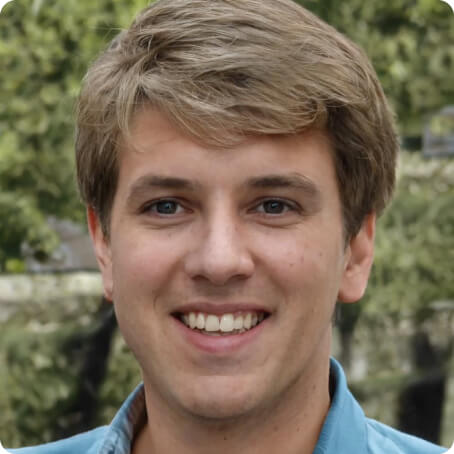
#> input picture Images_Q3/train.jpg, 454 x 454 px
$ python 'Discrete Hopfield Network.py'
#> lines starting #> are read from the running program, lines starting #| are printed output that depends on the picture; after the words box and inside, x2 and y2 are one past the last pixel; in counts of white or black regions, pixels touching at a corner belong together
#!/usr/bin/env python
# coding: utf-8

# # Q3

# In[1]:


from PIL import Image
from skimage import color
from matplotlib import pyplot as plt
from scipy.spatial.distance import hamming
import numpy as np
import random
import copy
import math


# In[2]:


im = Image.open('Images_Q3/train.jpg', 'r')
#> im is the input picture: PIL image 454x454 RGB; mean R, G, B 120.6, 107.4, 86.5
print('Image Size:', im.size)
#| Image Size: (454, 454)
im


# # Part 2
# ## Preprocessing

# In[3]:


# Resizing
im = im.resize((64, 64))
#> im: PIL image 64x64 RGB

#rgb to grayscale
img = im.convert('L')
img


# In[4]:


#getting data from image and converting to Bipolar
def convert_to_bipolar(img_):
    threshold = 120
    pix_val = list(img_.getdata())
#> pix_val = 4096 values, max 230 at index 4095, min 15 at index 3643, mean 108.9
    img_vector = copy.deepcopy(pix_val)
#> img_vector has the same summary as pix_val
    for i in range(len(img_vector)):
        if img_vector[i] >= threshold:
            img_vector[i] = 1
        else:
            img_vector[i] = -1
#> after the loop, img_vector = 4096 values, max 1 at index 0, min -1 at index 2, mean -0.191
    return img_vector

img_vector = convert_to_bipolar(img)


# In[5]:


def num_to_rgb(vector_):
    vector = copy.deepcopy(vector_)
#> vector has the same summary as img_vector in convert_to_bipolar
    result = np.zeros(shape=(len(vector),3))
    for i in range(len(vector)):
        if vector[i] == 1:
            result[i] = (255,255,255)
        elif vector[i] == -1:
            result[i] = (0,0,0)
    return result

def show_image(vector_):
    vector = num_to_rgb(vector_)
    result = np.zeros(shape=(64,64,3))
    for i in range(64):
        for j in range(64):
            result[i][j] = vector[i*64+j]
#> result: shape (64, 64, 3) float64; 40.5% white; 37 white regions (30 under 20 px), largest, box (x1, y1, x2, y2) and area: (0, 16, 62, 64) 959, (6, 0, 53, 15) 264, (46, 40, 64, 64) 154
    plt.figure()
    plt.imshow([list(i) for i in result])

show_image(img_vector)


# # Part 3
# ### Creating Weight Matrix

# In[6]:


weight_matrix = np.zeros((len(img_vector),len(img_vector)))
#> weight_matrix: shape (4096, 4096) float64; every value is 0
def update_weight(img_vector_):
    for i in range(len(img_vector_)):
        for j in range(len(img_vector_)):
            weight_matrix[i][j] += img_vector_[i]*img_vector_[j]
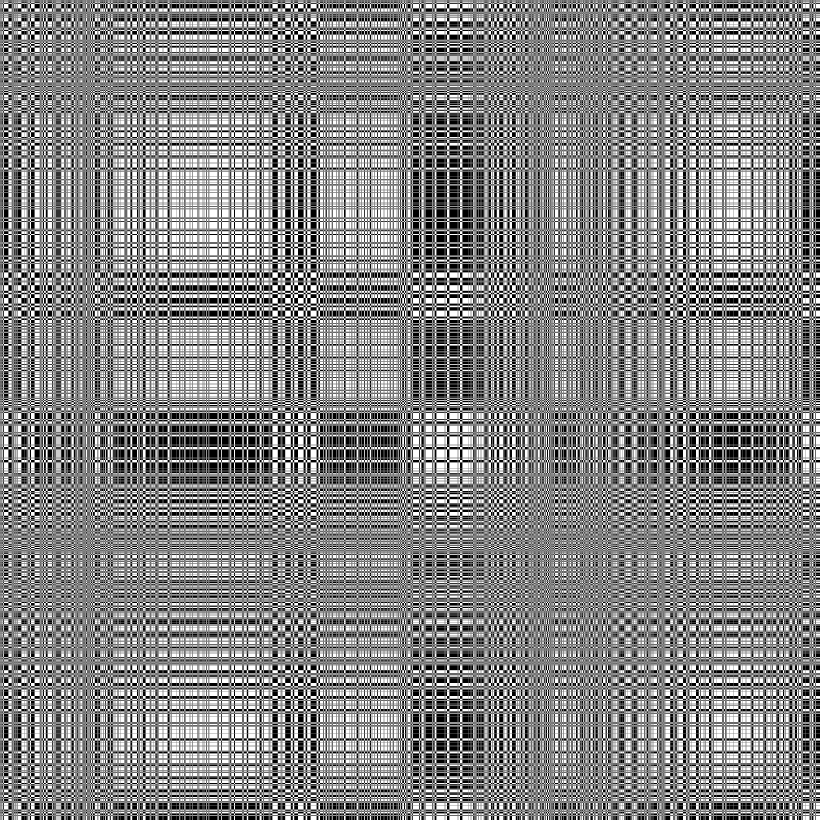
#> weight_matrix: shape (4096, 4096) float64 (shown at 1/5 size); values -1 (black) and 1 (white), 51.8% white; 1 black region, box (x1, y1, x2, y2) and area: (0, 0, 4096, 4096) 8082846

update_weight(img_vector)
P = 1
weight_matrix_modified = weight_matrix - P*np.eye(len(img_vector), dtype=int)
weight_matrix_modified.shape


# # Part 4

# ### Reading and Displaying test Images

# In[22]:


im_test_1 = Image.open('Images_Q3/test1.png', 'r')
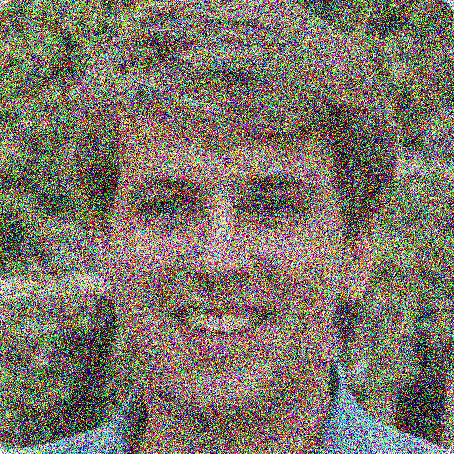
#> input picture Images_Q3/test1.png, 454 x 454 px
#> im_test_1 is the input picture: PIL image 454x454 RGBA; mean R, G, B, A 123.3, 116, 104, 255
im_test_1 = im_test_1.resize((64, 64))
#> im_test_1: PIL image 64x64 RGBA
im_test_1 = im_test_1.convert('L')
#> im_test_1: PIL image 64x64 L
img_vector_test_1 = convert_to_bipolar(im_test_1)
#> img_vector_test_1 = 4096 values, max 1 at index 0, min -1 at index 2, mean -0.0591
show_image(img_vector_test_1)
#> after the loop in show_image (call 2), `for i in range(64):`: result: shape (64, 64, 3) float64; 47% white; 49 white regions (43 under 20 px), largest, box (x1, y1, x2, y2) and area: (0, 0, 64, 64) 1679, (0, 58, 17, 64) 43, (0, 12, 9, 19) 23, (54, 5, 59, 14) 22, (23, 13, 32, 19) 22, (20, 57, 26, 64) 20

im_test_2 = Image.open('Images_Q3/test2.png', 'r')
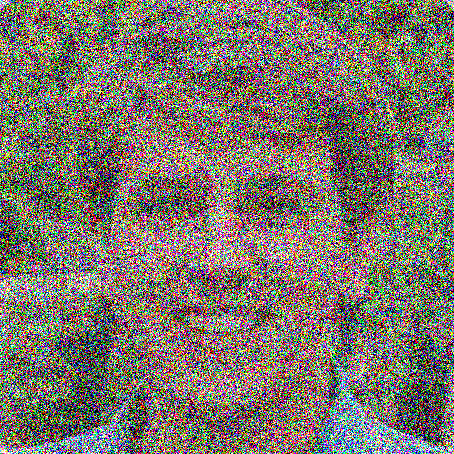
#> input picture Images_Q3/test2.png, 454 x 454 px
#> im_test_2 is the input picture: PIL image 454x454 RGBA; mean R, G, B, A 124, 117.4, 107.1, 255
im_test_2 = im_test_2.resize((64, 64))
#> im_test_2: PIL image 64x64 RGBA
im_test_2 = im_test_2.convert('L')
#> im_test_2: PIL image 64x64 L
img_vector_test_2 = convert_to_bipolar(im_test_2)
#> img_vector_test_2 = 4096 values, max 1 at index 0, min -1 at index 2, mean 0.00293
show_image(img_vector_test_2)
#> after the loop in show_image (call 3), `for i in range(64):`: result: shape (64, 64, 3) float64; 50.1% white; 40 black regions (34 under 20 px), largest, box (x1, y1, x2, y2) and area: (0, 35, 57, 64) 628, (13, 0, 64, 36) 614, (0, 0, 31, 39) 393, (49, 24, 64, 63) 188, (17, 24, 30, 33) 66, (33, 24, 45, 33) 65

im_test_3 = Image.open('Images_Q3/test3.png', 'r')
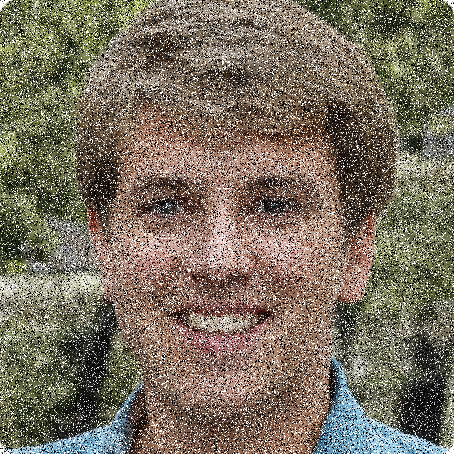
#> input picture Images_Q3/test3.png, 454 x 454 px
#> im_test_3 is the input picture: PIL image 454x454 RGBA; mean R, G, B, A 122.3, 112, 95.7, 255
im_test_3 = im_test_3.resize((64, 64))
#> im_test_3: PIL image 64x64 RGBA
im_test_3 = im_test_3.convert('L')
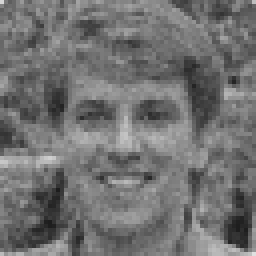
#> im_test_3: PIL image 64x64 L (shown 4 times larger); min 29, max 224, mean 113.2
img_vector_test_3 = convert_to_bipolar(im_test_3)
#> img_vector_test_3 = 4096 values, max 1 at index 0, min -1 at index 2, mean -0.133
show_image(img_vector_test_3)
#> after the loop in show_image (call 4), `for i in range(64):`: result: shape (64, 64, 3) float64; 43.3% white; 37 white regions (31 under 20 px), largest, box (x1, y1, x2, y2) and area: (0, 15, 64, 64) 1175, (4, 0, 58, 15) 325, (55, 15, 64, 30) 69, (0, 57, 18, 64) 41, (0, 3, 8, 12) 35, (0, 16, 7, 24) 20


# ### Discrete Hopfield Net

# In[23]:


def hopfield_net(img_vector_test_):
    hamming_distance_list = []
    x_test = copy.deepcopy(img_vector_test_)
#> x_test has the same summary as img_vector_test_1 outside hopfield_net
    #step 2
    y = x_test
#> y has the same summary as img_vector_test_1 outside hopfield_net
    random_order = random.sample(range(0,len(x_test)), len(x_test))
#> random_order = 4096 values, max 4095 at index 3001, min 0 at index 399, mean 2047.5
    im_pos = 0
    theta = 0.5
    plt.figure(figsize=(64, 64))

    for iteration in range(10*8*50):
        #step 3
        for i in range(len(random_order)):
            hamming_distance_list.append(hamming(img_vector, y) * len(img_vector_test_))
            #step 4
            y[random_order[i]] = x_test[random_order[i]] + np.matmul(y, np.array([weight_matrix_modified[:, random_order[i]]]).T)

            #step 5
            if y[random_order[i]] > theta:
                y[random_order[i]] = 1
    #         elif y[random_order[i]] == theta:
    #             y[random_order[i]] = y[random_order[j]]
            elif y[random_order[i]] < theta:
                y[random_order[i]] = -1

            iteration += 1

            #displaying reault every each 50 iterations
            if iteration % 50 == 0:
                im_pos += 1
                if im_pos == 10*8 + 1:
                    return y, hamming_distance_list
                plt.subplot(10, 8, im_pos)
                plt.imshow(np.array(y).reshape(64,64), cmap='gray')
                plt.title(iteration, fontsize = 40)
#> after the loop, hamming_distance_list = 4050 values, max 518 at index 0, min 8 at index 4042, mean 265.2; im_pos = 81; y = 4096 values, max 1 at index 0, min -1 at index 2, mean -0.188


# ### Test Image 1

# In[24]:


y, hamming_distance_list_1 = hopfield_net(img_vector_test_1)
#> hamming_distance_list_1 has the same summary as hamming_distance_list in hopfield_net
show_image(y)
#> in show_image (call 5), `result = np.zeros(shape=(64,64,3))`: result: shape (64, 64, 3) float64; every value is 0
#> after the loop in show_image (call 5), `for i in range(64):`:
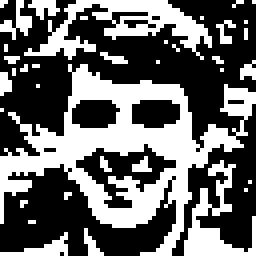
#> result: shape (64, 64, 3) float64 (shown 4 times larger); 40.6% white; 37 white regions (31 under 20 px), largest, box (x1, y1, x2, y2) and area: (0, 16, 64, 64) 1011, (6, 0, 53, 15) 267, (46, 40, 64, 64) 154, (0, 58, 17, 64) 39, (0, 0, 8, 10) 32, (7, 0, 15, 5) 23


# ### Test Image 2

# In[25]:


y, hamming_distance_list_2 = hopfield_net(img_vector_test_2)
#> after the loop in hopfield_net, `for iteration in range(10*8*50):`: hamming_distance_list = 4050 values, max 713 at index 0, min 5 at index 4042, mean 354; im_pos = 81
#> hamming_distance_list_2 has the same summary as hamming_distance_list in hopfield_net
show_image(y)
#> after the loop in show_image (call 6), `for i in range(64):`: result: shape (64, 64, 3) float64; 40.6% white; 38 white regions (31 under 20 px), largest, box (x1, y1, x2, y2) and area: (0, 16, 62, 64) 960, (6, 0, 53, 15) 266, (46, 40, 64, 64) 154


# ### Test Image 3

# In[26]:


y, hamming_distance_list_3 = hopfield_net(img_vector_test_3)
#> after the loop in hopfield_net, `for iteration in range(10*8*50):`: hamming_distance_list = 4050 values, max 426 at index 0, min 6 at index 4043, mean 217.1; im_pos = 81; y = 4096 values, max 1 at index 0, min -1 at index 2, mean -0.189
#> hamming_distance_list_3 has the same summary as hamming_distance_list in hopfield_net
show_image(y)
#> after the loop in show_image (call 7), `for i in range(64):`: result: shape (64, 64, 3) float64; 40.6% white; 37 white regions (30 under 20 px), largest, box (x1, y1, x2, y2) and area: (0, 16, 62, 64) 960, (6, 0, 53, 15) 264, (46, 40, 64, 64) 155


# # Part 5
# ### Plotting hamming distance per iterations for each test Image

# ### Test Image 1

# In[33]:


plt.plot(hamming_distance_list_1)
plt.xlabel("No of Iterations")
plt.ylabel("Hamming Distance")
plt.title('Test Image 1')


# ### Test Image 2

# In[34]:


plt.plot(hamming_distance_list_2)
plt.xlabel("No of Iterations")
plt.ylabel("Hamming Distance")
plt.title('Test Image 2')


# ### Test Image 3

# In[35]:


plt.plot(hamming_distance_list_3)
plt.xlabel("No of Iterations")
plt.ylabel("Hamming Distance")
plt.title('Test Image 3')
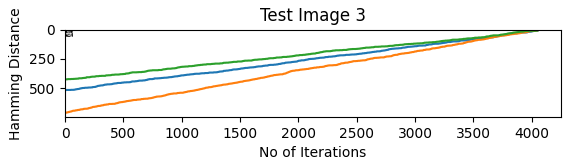
#> figure drawn by matplotlib, 1 panel
